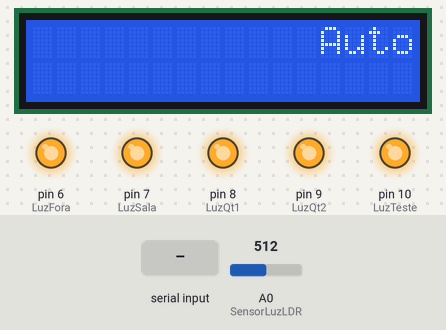
Bench run of a sketch on a simulated Arduino Uno, built with avr-gcc and run on an emulated ATmega328P. Shown: 16×2 character LCD, output pins drawn as LEDs (lit = HIGH). Inputs (shaded band) come from the test bench; at power-on: A0 (SensorLuzLDR) = 512. What the sketch prints to the serial monitor is not drawn.

Above: at 1.2 s.
1.3 s: "o" received over Serial
At 3.8 s:
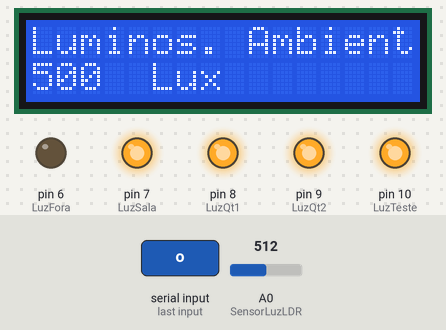
4.1 s: byte 102 ('f') received over Serial
At 5.2 s:
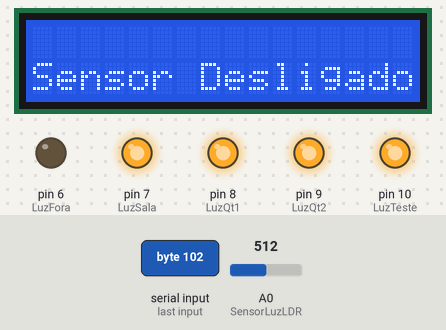
7.1 s: "3" received over Serial
At 7.6 s:
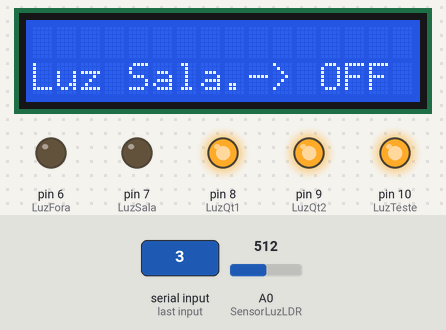
9.8 s: "2" received over Serial
At 10.4 s:
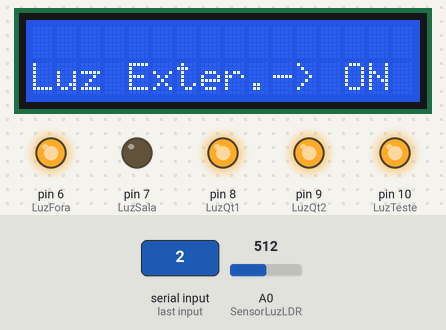
12.5 s: "5" received over Serial
At 13.0 s:
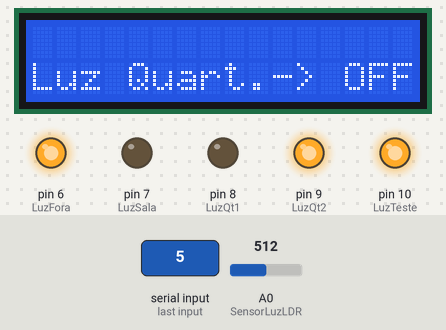
15.3 s: "1" received over Serial
At 15.9 s:
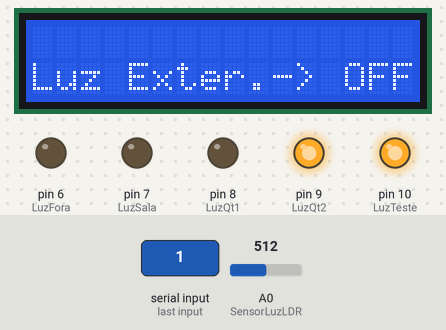
Timing chart, 0 to 18.3 s (numbered marks = the images above; inputs shaded):
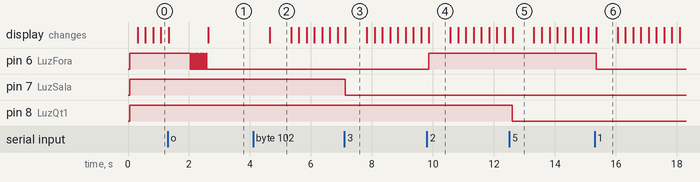

The sketch:

Auto_Residen.ino
```cpp
    /*
    ** FACOL - 3º Periodo de Sistemas de Informação - Arquitetura de Software
    ** Projeto de Automação Residencial
    ** Data: 16/12/2014
    **
    ** Equipe:
    *** Mario Antonio
    *** Raquel Monteiro
    *** Rafaella Costa
    *** Sandro Silva
    *** Wilson José
    **
    ** Descrição:
    ** Codigo para controle remoto via pagina web de 4 lampadas em uma residencia, este modelo usa:
    ** um arduino Uno, um display LCD 16x2, um sensor LDR, um ponteciometro de 10 k,
    ** 4 LEDs de 5mm, 4 resistores de 100 ohm, 1 resistor de 10 k ohm
    ** nota: uma das lampadas será chaveada para ser ativada pelo sensor de luminosidade
    */


    #include <LiquidCrystal.h> // biblioteca para uso do dispositivo LCD

    //
    //Parametros das variáveis usadas pelos LEDs e sensor LDR
    //

    int LuzFora = 6;           //setar a variável com o pino de número correspondente (pino 6)
    int LuzSala = 7;           //setar a variável com o pino de número correspondente (pino 7)
    int LuzQt1  = 8;           //setar a variável com o pino de número correspondente (pino 8)
    int LuzQt2  = 9;           //setar a variável com o pino de número correspondente (pino 9)
    int LuzTeste = 10;         // luz usada para teste , não será usada no projeto final
    int SensorLuzLDR = 0;      //inicialização da variável que receberá o valor do sensor LDR
    int valorLuminosidade = 0; //variavel para teste de saida de dados no monitor serial

    //
    // parametros das variaveis usadas pelo LCD
    //

    LiquidCrystal lcd(12, 11, 5, 4, 3, 2);                                            //inicializa o lcd com os numeros dos pinos do Arduino onde faz conexão
    String linha1 = "Automacao Residencial - FACOL 2014.2 - Arquitetura de Software"; // texto inicial apresentado
    String linha2 = "";
    int stringInicio, stringParada = 0;                                               // variaveis para marcação de inicio  e parada do cursor
    int scrollCursor = 16;                                                            //tamanho de caracterer diponiveis no LCD a ser informada para a função de controle do 'rolar' do texto
    int tamanho =0;                                                                   // variavel a ser usada para receber o tamanho da medida da string contida na variavel 'linha1'

    //
    //configuração inicial dos elementos no projeto
    //

    void setup()
    {

        lcd.begin(16, 2);          // seta o numero de colunas e linhas usadas no lcd


        Serial.begin(9600);        //inicializar a porta serial com uma taxa de 9,6kbps
        pinMode(LuzFora, OUTPUT);  // Define o pino (6) como pino de saída de sinal
        pinMode(LuzSala, OUTPUT);  // Define o pino (7) como pino de saída de sinal
        pinMode(LuzQt1, OUTPUT);   // Define o pino (8) como pino de saída de sinal
        pinMode(LuzQt2, OUTPUT);   // Define o pino (9) como pino de saída de sinal
        pinMode(LuzTeste, OUTPUT); // Define o pino (9) como pino de saída de sinal

        digitalWrite(LuzFora,HIGH);     //Define incialmente um sinal de nível lógico 1 para o pino 6
        digitalWrite(LuzSala,HIGH);     //Define incialmente um sinal de nível lógico 1 para o pino 7
        digitalWrite(LuzQt1,HIGH);      //Define incialmente um sinal de nível lógico 1 para o pino 8
        digitalWrite(LuzQt2,HIGH);      //Define incialmente um sinal de nível lógico 1 para o pino 9
        digitalWrite(LuzTeste,HIGH);    //Define incialmente um sinal de nível lógico 1 para o pino 10

    }

    //
    //bloco de execução efetiva do projeto (todo o código dentro do escopo está em um loop infinito)
    //

    void loop()
    {

              lcd.setCursor(scrollCursor,0);                            // seta o cursor do LCD na posição da coluna informada pela variavel 'scrollCursor' e a posição da linha
              lcd.print(linha1.substring(stringInicio,stringParada));   // imprime no LCD na posicao dada acima
              lcd.setCursor(0, 1);                                      // seta o cursor do LCD na posição da coluna 1, linha 2
              lcd.print(linha2);                                        // imprime o conteudo de linha2 no LCD na posição dada acima
              delay(250);                                               // atraso de 250 ns
              scroll_sup();                                             // chama a função que executa o scroll

              //
              //Verifica o tamanho da string
              //
              tamanho = linha1.length();      // passa o tamanho para a variavel

                if (stringInicio == tamanho)  // se valor de 'stringInicio' for igual ao tamanho da string,
                {                             // valores de 'stringInicio' e 'stringParada' são reinicializados
                  stringInicio = 0;
                  stringParada = 0;
                }


          if (Serial.available()){                      //verifica se a entrada serial está disponível

                char caracterSer = Serial.read();       //lê o byte recebido da entrada serial
                 //
                 //Trecho responsável pelo chaveamento dos LEDs, dependendo dos valores repassados pela porta serial pode alteral o nível lógico do pino de
                 //1 (ativando o pino) ou 0 (desliga o pino de saída).
                 //Para cada condição IF resulta também em uma mensagem no LCD, seguida de um pequeno atraso de 700 ns para que a mensagem seja visualizada
                 //pelo usuario. Esse atraso é necessario, pois a rotina 'scroll_sup()' limpa a tela do LCD a cada interação do 'void loop()'

                if (caracterSer == 'o')
                {
                  lcd.clear();                        //limpa a tela do LCD
                  lcd.setCursor(0,1);
                  lcd.print("Sensor Ligado!");
                  delay(700);

                sensorLuz(caracterSer);               // chamada da função do sensor de luminosidade, passado como parametro o valor que veio da porta serial

                  lcd.clear();
                  lcd.setCursor(0,1);
                  lcd.print("Sensor Desligado!");
                  Serial.write("Sensor Desligado!");
                  delay(700);
                }

                if (caracterSer == '1')
                {
                  digitalWrite(LuzFora, LOW);       // nível lógico vai para 0 (desliga o pino de saída)
                  lcd.clear();
                  lcd.setCursor(0,1);
                  lcd.print("Luz Exter.-> OFF");
                  delay(700);
                }
                if (caracterSer == '2')
                {
                  digitalWrite(LuzFora, HIGH);      // nível lógico vai para 1 (liga o pino de saída)
                  lcd.clear();
                  lcd.setCursor(0,1);
                  lcd.print("Luz Exter.-> ON");
                  delay(700);
                }

                if (caracterSer == '3')
                {
                  digitalWrite(LuzSala, LOW);
                  lcd.clear();
                  lcd.setCursor(0,1);
                  lcd.print("Luz Sala.-> OFF");
                  delay(700);
                }
                if (caracterSer == '4')
                {
                  digitalWrite(LuzSala, HIGH);
                  lcd.clear();
                  lcd.setCursor(0,1);
                  lcd.print("Luz Sala.-> ON");
                  delay(700);
                }
                if (caracterSer == '5')
                {
                  digitalWrite(LuzQt1, LOW);
                  lcd.clear();
                  lcd.setCursor(0,1);
                  lcd.print("Luz Quart.-> OFF");
                  delay(700);
                }
                if (caracterSer == '6')
                {
                  digitalWrite(LuzQt1, HIGH);
                  lcd.clear();
                  lcd.setCursor(0,1);
                  lcd.print("Luz Quart.-> ON");
                  delay(700);
                }
                if (caracterSer == '7')
                {
                  digitalWrite(LuzQt2, LOW);
                  lcd.clear();
                  lcd.setCursor(0,1);
                  lcd.print("Luz Quart.-> OFF");
                  delay(700);
                }
                if (caracterSer == '8')
                {
                  digitalWrite(LuzQt2, HIGH);
                  lcd.clear();
                  lcd.setCursor(0,1);
                  lcd.print("Luz Quart.-> ON");
                  delay(700);
                }

                // TESTE
                // lampada para teste
                if (caracterSer == '9')
                {
                  digitalWrite(LuzTeste, LOW);
                }
                if (caracterSer == '0')
                {
                  digitalWrite(LuzTeste, HIGH);
                }

          }


      }

      void sensorLuz(char escolha)
      {
              //
              // alerta visual para indicar o inicio da atividade do sensor LDR
              // piscará 10 vezes durante intervalos de 50 ns
              //

             for(int i = 0; i < 10; i++)
             {
               digitalWrite(LuzFora,HIGH);
               delay(10);

               digitalWrite(LuzFora,LOW);
               delay(50);
             }

          while(escolha == 'o')                                   // enquanto variavel escolha contiver 'o' o laço continua
          {
                          // informa no LCD o fluxo luminoso recebido pel sensor LDR convertido em 'LUX'
                          lcd.clear();
                          lcd.setCursor(0,0);
                          lcd.print("Luminos. Ambiente:");
                          lcd.setCursor(0,1);
                          lcd.print(int(Light(analogRead(0))));         //imprime no LCD o retorno do valor truncado do sensor LDR repassado para a função 'Light()'
                          lcd.setCursor(4,1);
                          lcd.print(" Lux");

                          // TESTE
                          // imforma no serial monitor os dados do sensor LDR
                          valorLuminosidade = analogRead(SensorLuzLDR);
                          Serial.print(" Leitura do sensor LDR: ");
                          Serial.print(valorLuminosidade);
                        /*  Serial.print(" Lux: ");
                          Serial.println(int(Light(analogRead(0)))); // Converte em LUX o valor informado pelo sensor LDR

                        */                            //
                                                      // condição de teste para ativação do led dependendo da luminosidade ambiente
                                                      //
                                                      if (valorLuminosidade < 400)        // se o valor informado pelo LDR for menor que 400
                                                      {

                                                             digitalWrite(LuzFora, HIGH); // led vai para 1

                                                      }
                                                      else
                                                      {
                                                            digitalWrite(LuzFora, LOW);   // senão 0

                                                      }

                                                      delay(1000);                        //atraso de 1 s no laço

                                                          switch (Serial.read())          // lê a porta serial, esperando pelo valor 'f' que encerra a atividade do sensor LDR
                                                            {
                                                                case 'f' :
                                                                    Serial.println("Encerramento do sensor LDR!");
                                                                    escolha = Serial.read();
                                                                    break;

                                                            }


                          // TESTE
                          // informa no serial monitor o valor da variavel escolha
                          Serial.print(" valor de 'escolha': ");
                          Serial.print(escolha);
                          Serial.println("");
                    }
       }

                            //
                            //função para converter os valores informados do sensor LDR em 'Lux'
                            //

                            double Light (int RawADC0){

                            double Vout=RawADC0*0.0048828125; // repassa para variavel Vout a divisão entre o valor do LDR e a razão
                                                              // entre a voltagem do pino A0 com 1024, valor maximo do LDR no pino digital
                            int lux=500/(10*((5-Vout)/Vout)); //use this equation if the LDR is in the upper part of the divider
                            //int lux=(500*(5-Vout))/(10*Vout);

                            //int lux=(2500/Vout-500)/10;

                            return 10*lux;
                            }

          void scroll_sup()   // funçao de rolagem da linha superior do LCD 16x2
          {
            lcd.clear();      //limpa a tela
              if(stringInicio == 0 && scrollCursor > 0)   // se 'stringInicio' estiver na posição 0 da coluna e a poisção de 'scrollCursor' for maior que 0
              {
                scrollCursor--;                           //decrementa uma posição de 'scrollCursor'
                stringParada++;                           //incrementa uma posição de 'stringParada'
              } else if (stringInicio == stringParada){
                stringInicio = stringParada = 0;
                scrollCursor = 16;
                      } else if (stringParada == linha1.length() && scrollCursor == 0) {
                        stringInicio++;
                                } else {
                                  stringInicio++;
                                  stringParada++;
                                }


          }
```

Measured:
- after the input at 1.3 s, pin 6 (LuzFora): alternates HIGH for 0.01 s and LOW for 0.05 s, 19 changes in all, then stays LOW, starting after 0.74 s; the display: first changes at once (image 1 shows a later state)
- after the input at 4.1 s, the display: changes after 0.55 s (image 2)
- after the input at 7.1 s, pin 7 (LuzSala): HIGH → LOW at once; the display: changes at once (image 3)
- after the input at 9.8 s, pin 6 (LuzFora): LOW → HIGH after 0.07 s; the display: changes after 0.07 s (image 4)
- after the input at 12.5 s, pin 8 (LuzQt1): HIGH → LOW after 0.11 s; the display: changes after 0.11 s (image 5)
- after the input at 15.3 s, pin 6 (LuzFora): HIGH → LOW after 0.05 s; the display: changes after 0.05 s (image 6)
- what the display in image 2 shows lasts 0.7 s, from 4.7 s to 5.4 s
